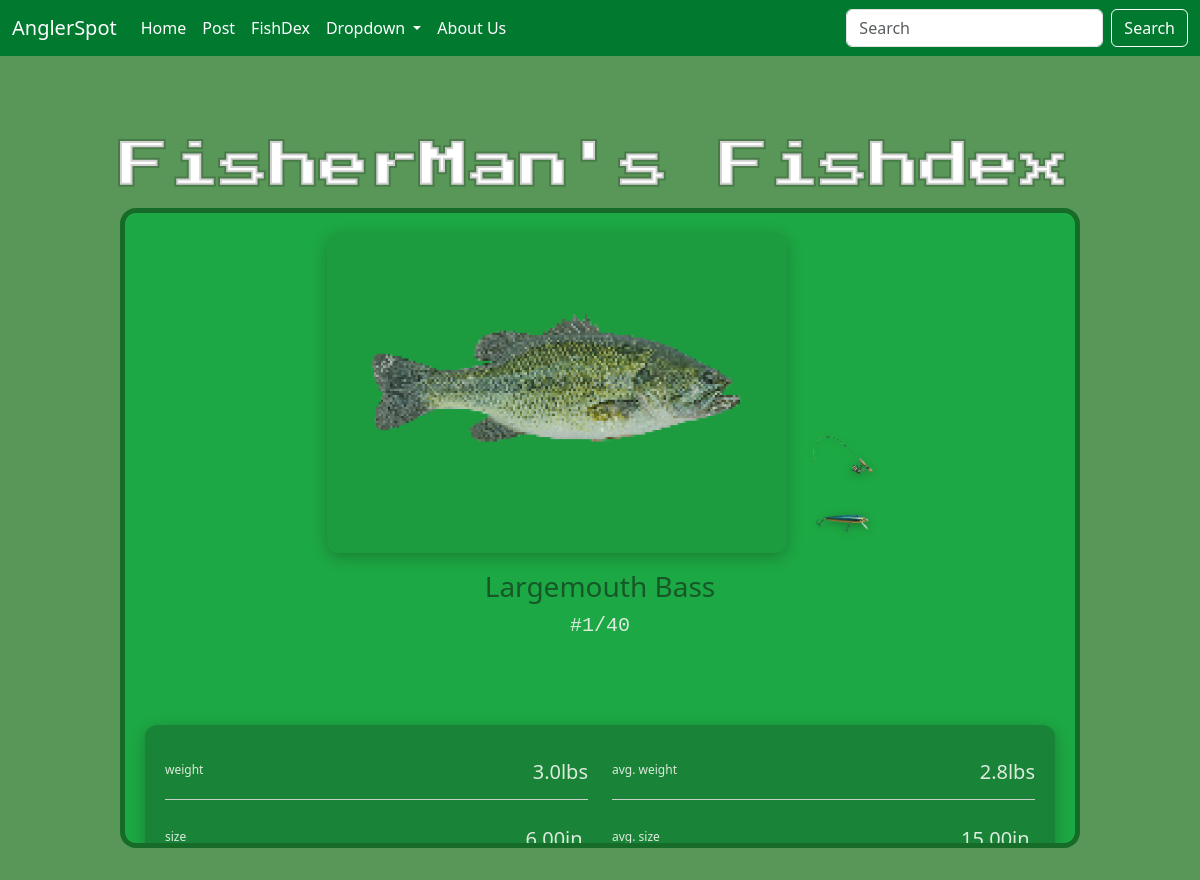
/fishdex_detail/1/16/, run on the app's committed database.
### angler/models/fish.py (models this page shows, shortened)
class FishEntry(models.Model):
    fish = models.ForeignKey(Fish, on_delete=models.CASCADE)
    fish_dex = models.ForeignKey(FishDex, on_delete=models.CASCADE)
    entry_weight = models.DecimalField(max_digits=5, decimal_places=1)
    entry_length = models.DecimalField(max_digits=5, decimal_places=2)
    fish_dex_image = models.ImageField(upload_to='fishdex_img/', blank=True)
    tackle = models.ForeignKey(RodAndReel, null=True, blank=True, on_delete=models.SET_NULL)
    lure = models.ForeignKey(Lure, null=True, blank=True, on_delete=models.SET_NULL)
    caught_at = models.DateTimeField(auto_now=True)
    class Meta:
        unique_together = ('fish', 'fish_dex')
    def is_shiny(self):
        return self.fish.shiny
    @property
    def get_fish_color(self):
        match self.fish.fish_group:
            case 'Bass':
                return '#0EAD3F'
            case 'Carp':
                return '#5aed9f'
            case 'Catfish':
                return '#0ead83'
            case 'Drum':
                return '#ded309'
            case 'Gar':
                return '#89f266'
            case 'Panfish':
                return '#f5a631'
            case 'Pike':
                return '#31b4f5'
            case 'Salmon':
                return '#5314f5'
            case 'Sturgeon':
                return '#f01a81'
            case 'Trout':
                return '#9f55ed'
            case 'Walleye':
                return '#bf0b38'
            case _:
                raise ValueError(f'{self.fish.fish_group} : is invalid')

class FishDex(models.Model):
    user = models.OneToOneField(User, on_delete=models.CASCADE)
    unlocked = models.PositiveIntegerField(default=0) # number of unlocked fish (i.e a tally to display) also can be removed as might be redundant as we can query # of fishes to total number of fish availible
    fishes = models.ManyToManyField(Fish, blank=True, through='FishEntry', related_name='fish_dexes')

class Fish(models.Model):
    name = models.CharField(max_length=100, unique=True)
    fish_group = models.CharField(max_length=100, blank=True) #i.e bass is the group and the fish name would be large mouth bass
    weight = models.DecimalField(max_digits=5, decimal_places=1) # i.e 1230.9
    length = models.DecimalField(max_digits=5, decimal_places=2) # standard unnit will be inches (form will accept feet and or inches then convert to inches) i.e 234.43
    shiny = models.BooleanField(default=False)
    fish_avatar = models.ImageField(upload_to=content_file_name) #will be stock image for type of fish
    def count(self):
        return Fish.objects.count()

### angler/models/user.py (models this page shows, shortened)
class User(AbstractUser):
    is_private = models.BooleanField(default=False)
    points = models.PositiveIntegerField(default=0) #previous idea have a cap on points validators=[MaxValueValidator(5000)]
    @property
    def get_profile_name(self):
        return Profile.objects.get(user=self).profile_name

class Profile(models.Model):
    user = models.OneToOneField(User, on_delete=models.CASCADE)
    profile_image = models.ImageField(default='default_profile_img.jpg', upload_to='profile_img/', null=False, blank=True)
    profile_name = models.CharField(max_length=16, blank=True)
    bio = models.TextField(max_length=500, blank=True)

### angler/views/fish_dex.py (the view)
# urls.py: path('fishdex_detail/<int:fishdex_id>/<int:fish_entry_id>/', FishDexDetailView.as_view(), name='fishdex_detail'),
class FishDexDetailView(View):
    def get (self, request, fishdex_id, fish_entry_id):
        fish_entry = get_object_or_404(FishEntry, id=fish_entry_id, fish_dex_id=fishdex_id)
        user = fish_entry.fish_dex.user
        print(f"fish_entryid:{fish_entry.id}")
        context = { 'user':user,
                   'fish_entry':fish_entry,
                   'fish_color':fish_entry.get_fish_color
                   }
        return render(request, 'angler/fishdex/detail.html', context)

### angler/templates/angler/fishdex/detail.html (shortened to what this page needs)
{% extends 'angler/base.html'%}
{% load static %}
{% block content %}
<h2 class="section-title-detail">{{ fish_entry.fish_dex.user.get_profile_name }}'s Fishdex</h2>
<div class="practice-box2" style="background-color: {{ fish_color }}; opacity: 0.8;">
    <div class="detail-container">
        <div class="detail-header">
            <div class="detail-img-wrapper">
                <img class="detail-img" src="{{ fish_entry.fish.fish_avatar.url }}" />
                <div class="detail-img-actions">
                {% if fish_entry.tackle %}
                    <a href="{% url 'tackle_detail' tackle_type='rod' tackle_id=fish_entry.tackle.id%}">
                        <img src="{% static 'icons/rod.png' %}" alt="action 1" class="detail-action-icon" />
                    </a>
                {% elif not fish_entry.tackle and request.user == user %}
                     <a href="{% url 'tackle_entry_choice' tackle_type='rod' fish_entry_id=fish_entry.id %}">
                        <img src="{% static 'icons/rod.png' %}" alt="action 1" class="detail-action-icon" />
                    </a>
                {% endif %}
                {% if fish_entry.lure %}
                    <a href="{% url 'tackle_detail' tackle_type='lure' tackle_id=fish_entry.lure.id%}">
                        <img src="{% static 'icons/lure.png' %}" alt="action 2" class="detail-action-icon" />
                    </a>
                {% elif not fish_entry.lure and request.user == user %}
                    <a href="{% url 'tackle_entry_choice' tackle_type='lure' fish_entry_id=fish_entry.id %}">
                        <img src="{% static 'icons/lure.png' %}" alt="action 2" class="detail-action-icon" />
                    </a>
                {% endif %}
                </div>
            </div>
            <div class="detail-header-text">
                    <span class="detail-name">{{ fish_entry.fish.name }}
                    </span>
                    <span class="detail-id">#{{ fish_entry.fish.id }}/{{fish_entry.fish.count}}</span>
                </div>
        </div>
         <br>
         <div class="detail-fields-wrapper">
            <div class="detail-fields">
                <div class="field-row">
                    <span class="field-label">weight</span>
                    <span class="field-value">{{ fish_entry.entry_weight }}lbs</span>
                </div>
                <div class="field-row">
                    <span class="field-label">avg. weight</span>
                    <span class="field-value">{{ fish_entry.fish.weight }}lbs</span>
                </div>
                <div class="field-row">
                    <span class="field-label">size</span>
                    <span class="field-value">{{ fish_entry.entry_length }}in.</span>
                </div>
                <div class="field-row">
                    <span class="field-label">avg. size</span>
                    <span class="field-value">{{ fish_entry.fish.length }}in.</span>
                </div>
            </div>
        </div>
    </div>
</div>
{% endblock %}

### angler/static/css/style.css (style rules this page uses)
a { text-decoration: none; color: green; }
img { background: transparent; }
.practice-box2 { position: relative; width: 80vw; height: 80vh; border: 5px solid #0133059d; margin: 0 auto 10vh; box-sizing: border-box; padding: 20px; border-radius: 16px; overflow: hidden; background-color: #0000001a; }
.field-row { display: flex; justify-content: space-between; align-items: center; gap: 6px; }
.field-label { font-size: 0.6vw; color: #ffffff; white-space: nowrap; }
.field-value { font-size: 0.6vw; color: #000000; text-align: right; white-space: nowrap; overflow: hidden; text-overflow: ellipsis; max-width: 90px; }
.detail-container { display: flex; flex-direction: column; gap: 20px; height: 100%; }
.detail-header { display: flex; flex-direction: column; align-items: center; gap: 12px; text-align: center; width: 100%; }
.detail-img { width: 60%; height: auto; min-width: 150px; max-height: 40vh; border-radius: 12px; object-fit: contain; background: #00000018; box-shadow: 0px 4px 15px rgba(0, 0, 0, 0.3); }
.detail-header-text { display: flex; flex-direction: column; gap: 4px; }
.detail-name { font-size: 28px; font-weight: 500; color: #00000094; }
.detail-id { font-size: 20px; color: #ffffff; font-family: monospace; }
.detail-fields { width: 100%; display: grid; grid-template-columns: 1fr 1fr; gap: 12px 24px; height: 70%; align-content: space-between; }
.detail-fields .field-row { padding: 12px 0; border-bottom: 0.5px solid #e0e0e0; }
.detail-fields .field-label { font-size: 12px; color: #ffffff; margin-bottom: 4px; display: block; }
.detail-fields .field-value { font-size: 20px; color: #ffffff; max-width: 100%; }
.detail-fields-wrapper { background-color: rgba(0, 0, 0, 0.26); border-radius: 12px; padding: 20px; height: 50%; width: 100%; margin-top: 20px; flex: 1; box-shadow: 0px 4px 15px rgba(0, 0, 0, 0.3); }
.section-title-detail { width: 80vw; margin: 10vh auto 12px; font-size: 50px; font-weight: 500; font-family: 'Press Start 2P'; color: #ffffff; -webkit-text-stroke: 4px #0000002f; }
body { background-color: #599759; }
.detail-img-wrapper { position: relative; width: 60%; min-width: 150px; display: flex; flex-direction: row; align-items: flex-end; gap: 10px; }
.detail-img-actions { display: flex; flex-direction: column; gap: 8px; margin-left: 16px; }
.detail-img { width: 100%; height: auto; max-height: 40vh; border-radius: 12px; object-fit: contain; background: #00000018; box-shadow: 0px 4px 15px rgba(0, 0, 0, 0.3); }
.detail-action-icon { width: 60px; height: 60px; object-fit: contain; filter: drop-shadow(0px 2px 4px rgba(0, 0, 0, 0.4)); transition: transform 0.15s; }

### data on the page
FishEntry: fish_dex.user.get_profile_name "FisherMan", fish.fish_avatar (picture), fish.name "Largemouth Bass", fish.id "1", fish.count "40", entry_weight "3.0", fish.weight "2.8", entry_length "6.00", fish.length "15.00"
